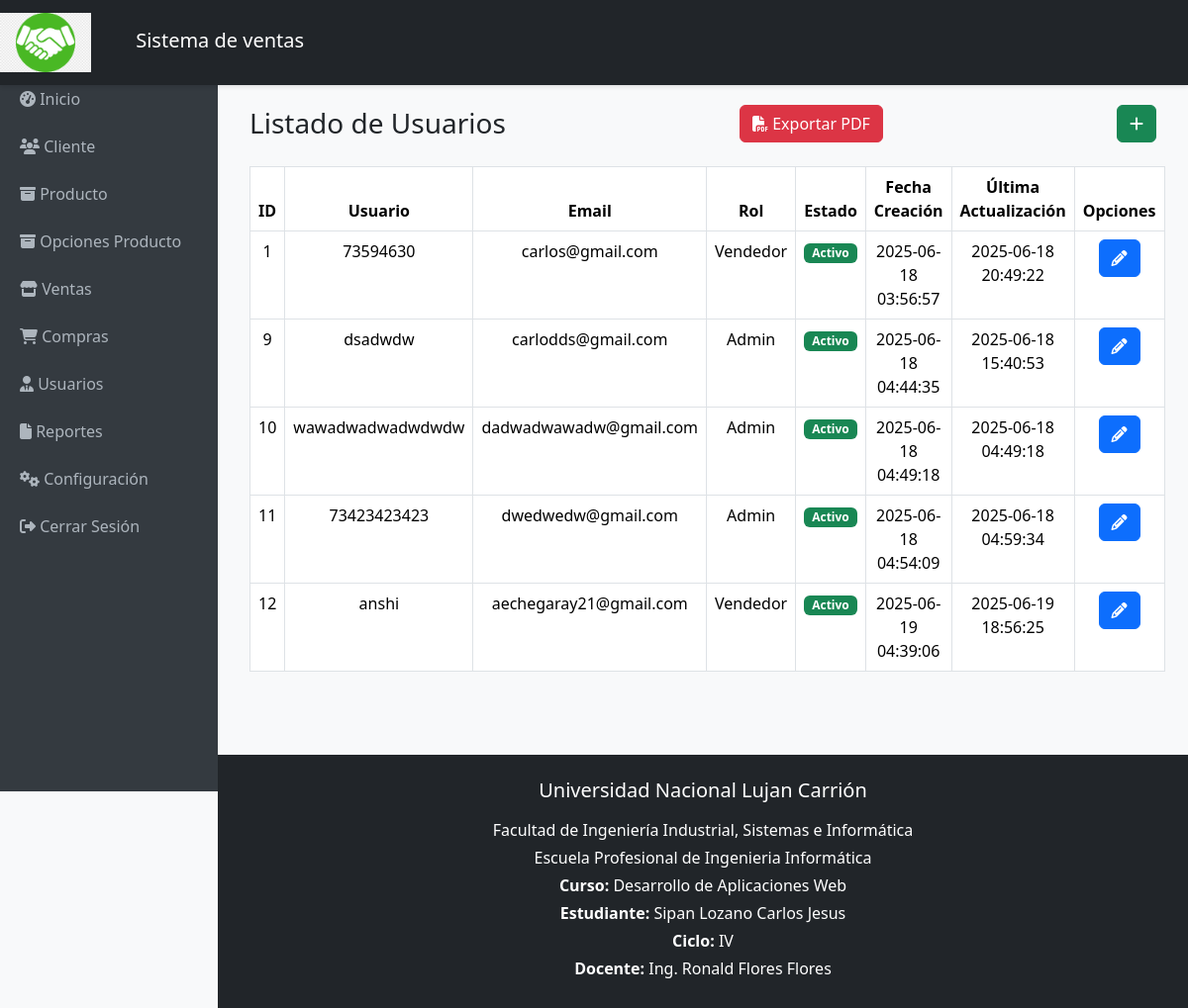
Screenshot of /usuario.php with the database file from the repository.
### tables this page shows
CREATE TABLE `tb_usuario` (
  `usu_id` int(11) NOT NULL,
  `usu_usuario` varchar(255) NOT NULL,
  `usu_pass` varchar(255) NOT NULL,
  `email` varchar(100) NOT NULL,
  `rol` enum('admin','vendedor') NOT NULL DEFAULT 'vendedor',
  `estado` tinyint(1) NOT NULL DEFAULT 1,
  `fecha_creacion` timestamp NULL DEFAULT current_timestamp(),
  `fecha_actualizacion` timestamp NULL DEFAULT current_timestamp() ON UPDATE current_timestamp()
);

### usuario.php (the view, shortened to what this page needs)
<?php
include_once './conexion/cone.php';
$sql = "SELECT * FROM tb_usuario";
$result = mysqli_query($con, $sql);
?>
<!DOCTYPE html>
<html lang="es">
<?php include_once './includes/head.php'; ?>
<body>
    <?php include_once './includes/header.php'; ?>
    <div class="content">
        <div class="container-fluid text-center mt-6">
            <div class="d-flex justify-content-between align-items-center" style="padding-top: 30px;">
                <h3 class="mb-0">Listado de Usuarios</h3>
                <a href="exportarPDF.php?tabla=tb_usuario" class="btn btn-danger" target="_blank"><i class="fas fa-file-pdf"></i> Exportar PDF</a>
                <button class="btn btn-success" data-bs-toggle="modal" data-bs-target="#modalAgregar"><i class="fa fa-plus"></i></button>
            </div>
            <br>
            <table class="table table-bordered table-hover text-center">
                <thead>
                    <tr>
                        <th>ID</th>
                        <th>Usuario</th>
                        <th>Email</th>
                        <th>Rol</th>
                        <th>Estado</th>
                        <th>Fecha Creación</th>
                        <th>Última Actualización</th>
                        <th>Opciones</th>
                    </tr>
                </thead>
                <tbody>
                    <?php while ($row = mysqli_fetch_assoc($result)) { ?>
                        <tr>
                            <td><?= $row["usu_id"] ?></td>
                            <td><?= $row["usu_usuario"] ?></td>
                            <td><?= $row["email"] ?></td>
                            <td><?= ucfirst($row["rol"]) ?></td>
                            <td>
                                <?php if ($row["estado"] == 1): ?>
                                    <span class="badge bg-success">Activo</span>
                                <?php else: ?>
                                    <span class="badge bg-danger">Inactivo</span>
                                <?php endif; ?>
                            </td>
                            <td><?= $row["fecha_creacion"] ?></td>
                            <td><?= $row["fecha_actualizacion"] ?></td>
                            <td>
                                <button class="btn btn-primary"
                                    data-bs-toggle="modal"
                                    data-bs-target="#modalEditar"
                                    data-id="<?= $row['usu_id'] ?>"
                                    data-usuario="<?= $row['usu_usuario'] ?>"
                                    data-email="<?= $row['email'] ?>"
                                    data-rol="<?= $row['rol'] ?>"
                                    data-estado="<?= $row['estado'] ?>">
                                    <i class="fa fa-pencil"></i>
                                </button>
                            </td>
                        </tr>
                    <?php } ?>
                </tbody>
            </table>
        </div>
    </div>
    <?php include_once './includes/footer.php'; ?>
</body>
</html>

### css/estilos_admin.css (style rules this page uses)
body { font-family: 'Segoe UI', sans-serif; background-color: #f8f9fa; padding-top: 56px; }
.content { margin-left: 220px; padding: 20px; }

### rows the page displays
tb_usuario: usu_id "1", usu_usuario "73594630", email "carlos@gmail.com", rol "Vendedor", estado "Activo", fecha_creacion "2025-06-18 03:56:57", fecha_actualizacion "2025-06-18 20:49:22"
tb_usuario: usu_id "9", usu_usuario "dsadwdw", email "carlodds@gmail.com", rol "Admin", estado "Activo", fecha_creacion "2025-06-18 04:44:35", fecha_actualizacion "2025-06-18 15:40:53"
tb_usuario: usu_id "10", usu_usuario "wawadwadwadwdwdw", email "dadwadwawadw@gmail.com", rol "Admin", estado "Activo", fecha_creacion "2025-06-18 04:49:18", fecha_actualizacion "2025-06-18 04:49:18"
tb_usuario: usu_id "11", usu_usuario "73423423423", email "dwedwedw@gmail.com", rol "Admin", estado "Activo", fecha_creacion "2025-06-18 04:54:09", fecha_actualizacion "2025-06-18 04:59:34"
tb_usuario: usu_id "12", usu_usuario "anshi", email "aechegaray21@gmail.com", rol "Vendedor", estado "Activo", fecha_creacion "2025-06-19 04:39:06", fecha_actualizacion "2025-06-19 18:56:25"
